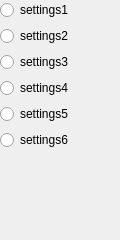
   <widget class="QWidget" name="settings">
    <property name="enabled">
     <bool>true</bool>
    </property>
    <attribute name="title">
     <string>Settings</string>
    </attribute>
    <widget class="QWidget" name="verticalLayoutWidget">
     <property name="geometry">
      <rect>
       <x>0</x>
       <y>0</y>
       <width>111</width>
       <height>231</height>
      </rect>
     </property>
     <layout class="QVBoxLayout" name="verticalLayout_3">
      <item>
       <widget class="QRadioButton" name="settings1_radioButton">
        <property name="text">
         <string>settings1</string>
        </property>
       </widget>
      </item>
      <item>
       <widget class="QRadioButton" name="settings2_radioButton">
        <property name="text">
         <string>settings2</string>
        </property>
       </widget>
      </item>
      <item>
       <widget class="QRadioButton" name="settings3_radioButton">
        <property name="text">
         <string>settings3</string>
        </property>
       </widget>
      </item>
      <item>
       <widget class="QRadioButton" name="settings4_radioButton">
        <property name="text">
         <string>settings4</string>
        </property>
       </widget>
      </item>
      <item>
       <widget class="QRadioButton" name="settings5_radioButton">
        <property name="text">
         <string>settings5</string>
        </property>
       </widget>
      </item>
      <item>
       <widget class="QRadioButton" name="settings6_radioButton">
        <property name="text">
         <string>settings6</string>
        </property>
       </widget>
      </item>
      <item>
       <spacer name="verticalSpacer_3">
        <property name="orientation">
         <enum>Qt::Vertical</enum>
        </property>
        <property name="sizeHint" stdset="0">
         <size>
          <width>20</width>
          <height>40</height>
         </size>
        </property>
       </spacer>
      </item>
     </layout>
    </widget>
   </widget>
